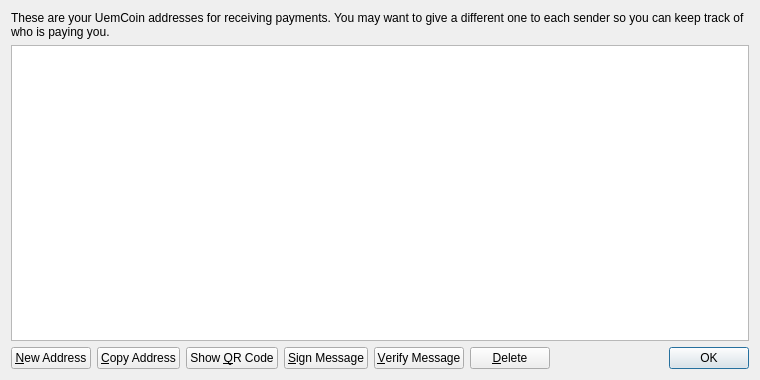
<?xml version="1.0" encoding="UTF-8"?>
<ui version="4.0">
 <class>AddressBookPage</class>
 <widget class="QWidget" name="AddressBookPage">
  <property name="geometry">
   <rect>
    <x>0</x>
    <y>0</y>
    <width>760</width>
    <height>380</height>
   </rect>
  </property>
  <property name="windowTitle">
   <string>Address Book</string>
  </property>
  <layout class="QVBoxLayout" name="verticalLayout">
   <item>
    <widget class="QLabel" name="labelExplanation">
     <property name="text">
      <string>These are your UemCoin addresses for receiving payments. You may want to give a different one to each sender so you can keep track of who is paying you.</string>
     </property>
     <property name="textFormat">
      <enum>Qt::PlainText</enum>
     </property>
     <property name="wordWrap">
      <bool>true</bool>
     </property>
    </widget>
   </item>
   <item>
    <widget class="QTableView" name="tableView">
     <property name="contextMenuPolicy">
      <enum>Qt::CustomContextMenu</enum>
     </property>
     <property name="toolTip">
      <string>Double-click to edit address or label</string>
     </property>
     <property name="tabKeyNavigation">
      <bool>false</bool>
     </property>
     <property name="alternatingRowColors">
      <bool>true</bool>
     </property>
     <property name="selectionMode">
      <enum>QAbstractItemView::SingleSelection</enum>
     </property>
     <property name="selectionBehavior">
      <enum>QAbstractItemView::SelectRows</enum>
     </property>
     <property name="sortingEnabled">
      <bool>true</bool>
     </property>
     <attribute name="verticalHeaderVisible">
      <bool>false</bool>
     </attribute>
    </widget>
   </item>
   <item>
    <layout class="QHBoxLayout" name="horizontalLayout">
     <item>
      <widget class="QPushButton" name="newAddressButton">
       <property name="toolTip">
        <string>Create a new address</string>
       </property>
       <property name="text">
        <string>&amp;New Address</string>
       </property>
       <property name="icon">
        <iconset resource="../bitcoin.qrc">
         <normaloff>:/icons/add</normaloff>:/icons/add</iconset>
       </property>
      </widget>
     </item>
     <item>
      <widget class="QPushButton" name="copyToClipboard">
       <property name="toolTip">
        <string>Copy the currently selected address to the system clipboard</string>
       </property>
       <property name="text">
        <string>&amp;Copy Address</string>
       </property>
       <property name="icon">
        <iconset resource="../bitcoin.qrc">
         <normaloff>:/icons/editcopy</normaloff>:/icons/editcopy</iconset>
       </property>
      </widget>
     </item>
     <item>
      <widget class="QPushButton" name="showQRCode">
       <property name="text">
        <string>Show &amp;QR Code</string>
       </property>
       <property name="icon">
        <iconset resource="../bitcoin.qrc">
         <normaloff>:/icons/qrcode</normaloff>:/icons/qrcode</iconset>
       </property>
      </widget>
     </item>
     <item>
      <widget class="QPushButton" name="signMessage">
       <property name="toolTip">
        <string>Sign a message to prove you own a Bitcoin address</string>
       </property>
       <property name="text">
        <string>&amp;Sign Message</string>
       </property>
       <property name="icon">
        <iconset resource="../bitcoin.qrc">
         <normaloff>:/icons/edit</normaloff>:/icons/edit</iconset>
       </property>
      </widget>
     </item>
     <item>
      <widget class="QPushButton" name="verifyMessage">
       <property name="toolTip">
        <string>Verify a message to ensure it was signed with a specified Bitcoin address</string>
       </property>
       <property name="text">
        <string>&amp;Verify Message</string>
       </property>
       <property name="icon">
        <iconset resource="../bitcoin.qrc">
         <normaloff>:/icons/transaction_0</normaloff>:/icons/transaction_0</iconset>
       </property>
      </widget>
     </item>
     <item>
      <widget class="QPushButton" name="deleteButton">
       <property name="toolTip">
        <string>Delete the currently selected address from the list. Only sending addresses can be deleted.</string>
       </property>
       <property name="text">
        <string>&amp;Delete</string>
       </property>
       <property name="icon">
        <iconset resource="../bitcoin.qrc">
         <normaloff>:/icons/remove</normaloff>:/icons/remove</iconset>
       </property>
      </widget>
     </item>
     <item>
      <spacer name="horizontalSpacer">
       <property name="orientation">
        <enum>Qt::Horizontal</enum>
       </property>
       <property name="sizeHint" stdset="0">
        <size>
         <width>40</width>
         <height>20</height>
        </size>
       </property>
      </spacer>
     </item>
     <item>
      <widget class="QDialogButtonBox" name="buttonBox">
       <property name="sizePolicy">
        <sizepolicy hsizetype="Maximum" vsizetype="Fixed">
         <horstretch>0</horstretch>
         <verstretch>0</verstretch>
        </sizepolicy>
       </property>
       <property name="standardButtons">
        <set>QDialogButtonBox::Ok</set>
       </property>
      </widget>
     </item>
    </layout>
   </item>
  </layout>
 </widget>
 <resources>
  <include location="../bitcoin.qrc"/>
 </resources>
 <connections/>
</ui>
